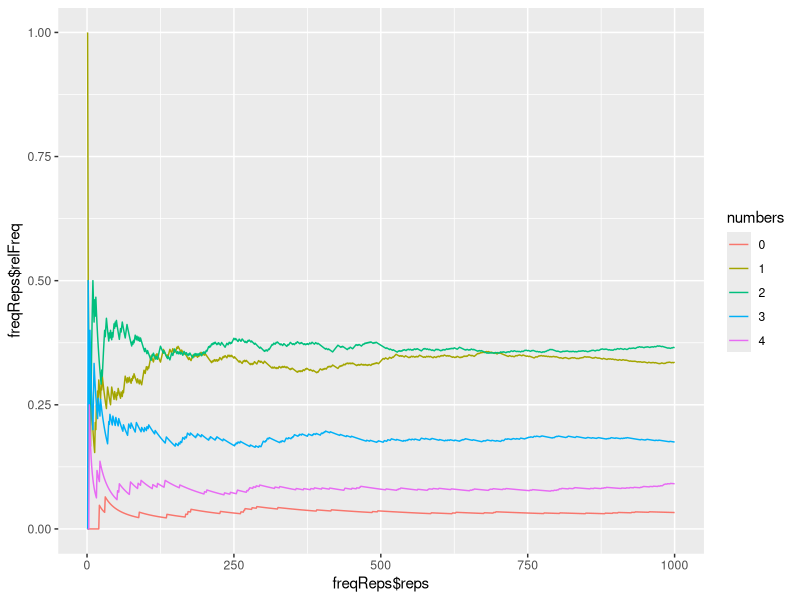

The R script that drew this image:
## ---- chunk 1
library(ggplot2)
## ---- chunk 2
# bags
bag1 <- c('white', 'white', 'red')
bag2 <- c(rep('white', 3), 'red')
## ---- chunk 3
bags <- c('bag1', 'bag2')
repetitions <- 1000
drawn_balls <- character(repetitions)

set.seed(345)
for (i in 1:repetitions) {
  # select one bag
  chosen_bag <- sample(bags, 1)
  
  # draw a ball from chosen bag
  if (chosen_bag == 'bag1') {
    drawn_balls[i] <- sample(bag1, 1)
  } else {
    drawn_balls[i] <- sample(bag2, 1)
  }
}

table(drawn_balls) / repetitions
## ---- chunk 4
# your vectors box1 and box2
box1 <- c("blue", "blue", "red")
box2 <- c(rep("blue", 2), rep("red", 3), "white")
## ---- chunk 5
# your code to simulate one random experiment
if (runif(1) > 0.5) {
  # with repl size = 4 from box1
  sample(box1, 4, replace = TRUE)
} else {
  # without repl size = 4 from box2
  sample(box2, 4, replace = FALSE)
}
## ---- chunk 6
# your code to draw the balls according to the random experiment
# (repeated 1000 times)
drawn_balls <- matrix(0,nrow = 1000, ncol = 4)
repetition <- 1000
set.seed(123)
for (i in 1 : repetition) {
  if (runif(1) > 0.5) {
  # with repl size = 4 from box1
  drawn_balls[i,] <- sample(box1, size = 4, replace = TRUE)
} else {
  # without repl size = 4 from box2
  drawn_balls[i,] <- sample(box2, size = 4, replace = FALSE)
}
}
## ---- chunk 7
counter <- c(rep(0, 5))
num <- c(rep(0, 1000))
for (i in 1 : repetition) {
  numberOfBlue <- 0
  for (j in 1 : 4) {
    if (drawn_balls[i,j] == "blue") {
      numberOfBlue <- numberOfBlue + 1
    }
  }
  num[i] <- numberOfBlue
  if (numberOfBlue == 0) {
    counter[1] <- counter[1] + 1
  } else if (numberOfBlue == 1) {
    counter[2] <- counter[2] + 1
  } else if (numberOfBlue == 2) {
    counter[3] <- counter[3] + 1
  } else if (numberOfBlue == 3) {
    counter[4] <- counter[4] + 1
  } else {
    counter[5] <- counter[5] + 1
  }
}
# 0 blue proportion
count0 <- counter[1] / repetition
# 1 blue proportion
count1 <- counter[2] / repetition
# 2 blue proportion
count2 <- counter[3] / repetition
# 3 blue proportion
count3 <- counter[4] / repetition
# 4 blue proportion
count4 <- counter[5] / repetition
## ---- chunk 8
a0 <- num == "0"
relFreq0 <- cumsum(a0)/ 1 : 1000
a1 <- num == "1"
relFreq1 <- cumsum(a1)/ 1 : 1000
a2 <- num == "2"
relFreq2 <- cumsum(a2)/ 1 : 1000
a3 <- num == "3"
relFreq3 <- cumsum(a3)/ 1 : 1000
a4 <- num == "4"
relFreq4 <- cumsum(a4)/ 1 : 1000
relFreq <- c(relFreq0, relFreq1, relFreq2, relFreq3, relFreq4)
reps <- c(rep(1:1000, 5))
times <- rep(0:4, each = 1000)
freqReps <- data.frame(relFreq, reps, times)
numbers <- factor(freqReps$times)
ggplot(freqReps, aes(x = freqReps$reps, y = freqReps$relFreq)) + geom_line( aes(col= numbers)   )
